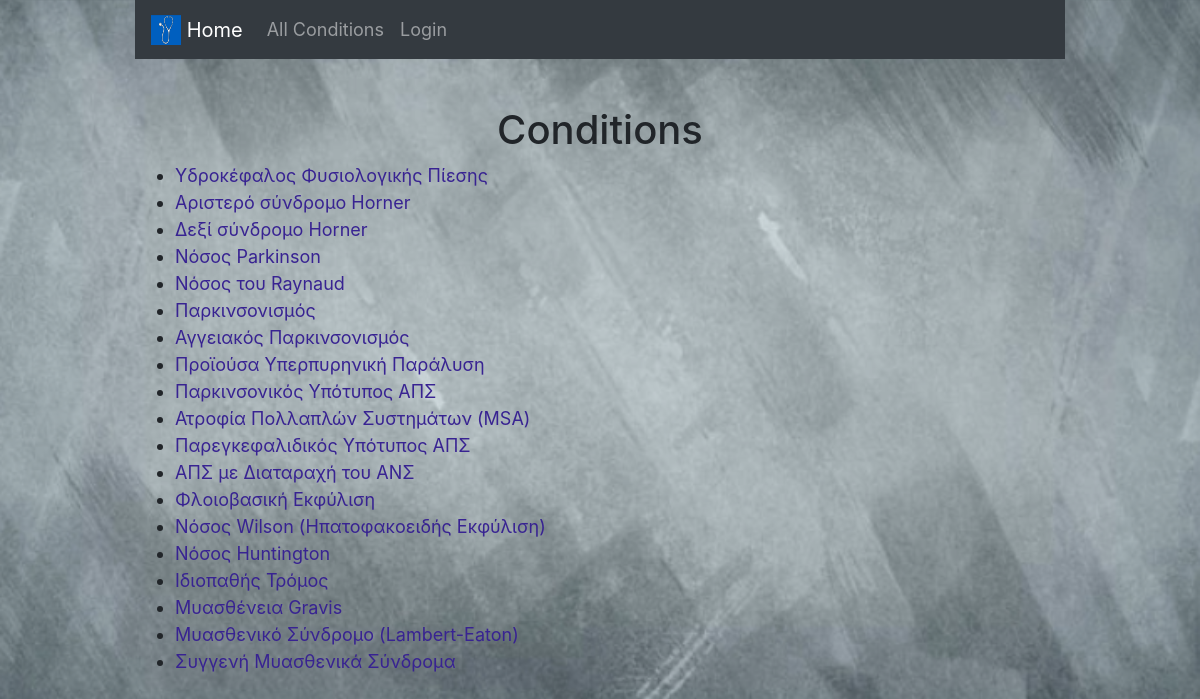
Before: /allConditions/ with the older database file.
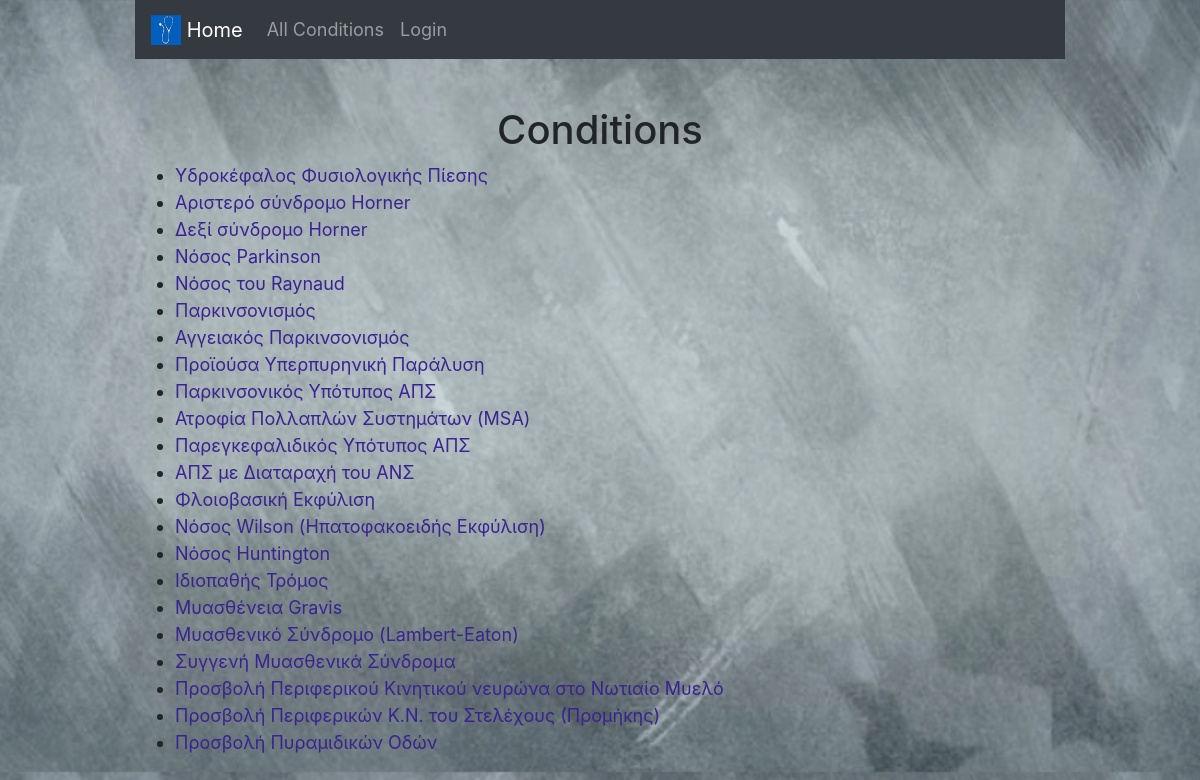
After: the same page with the newer database file.
### checker/models.py (models this page shows)
class Condition(models.Model):
    name = models.CharField(max_length=100)
    main = models.ManyToManyField(Symptom, blank=False, related_name="mainSymptom")
    secondary = models.ManyToManyField(Symptom, blank=True, related_name="secondarySymptom")
    type = models.CharField(max_length=10, choices=TYPE_OPTIONS, default="AND")
    extra = models.CharField(max_length=64, blank=True)
    def __str__(self):
        return f"{self.name}"

### checker/views.py (the view)
# urls.py: path("allConditions/", views.allConditions, name="allConditions")
def allConditions(request):
    return render(request, "checker/index.html", {
        "conditions":Condition.objects.all()
    })

### checker/templates/checker/index.html (shortened to what this page needs)
{% extends 'checker/layout.html' %} {% load static %} {%block body%}
<div class="container">
  <nav class="navbar navbar-expand-lg navbar-dark bg-dark">
    <a class="navbar-brand" href="{%url 'form'%}">
      <img src="{% static "checker/media/logo.png" %}" width="30" height="30"
      class="d-inline-block align-top" alt="logo"> Home
    </a>
    <div class="collapse navbar-collapse" id="navbarText">
      <ul class="navbar-nav mr-auto">
        <li class="nav-item">
          <a class="nav-link" href="{%url 'allConditions'%}">All Conditions</a>
        </li>
        <li class="nav-item">
          <a class="nav-link" href="#">Login</a>
        </li>
      </ul>
    </div>
  </nav>
  <h1>Conditions</h1>
  <ul>
    {%for condition in conditions%}
    <li><a href={%url 'details' condition.id%}>{{condition}}</a></li>
    {% endfor %}
  </ul>
</div>
{%endblock%}

### checker/templates/checker/layout.html (shortened to what this page needs)
{% load static %}
<!DOCTYPE html>
<html lang="en">
  <head>
    <link
      rel="stylesheet"
      href="https://stackpath.bootstrapcdn.com/bootstrap/4.3.1/css/bootstrap.min.css"
    />
    <link href="{% static 'checker/styles.css' %}" rel="stylesheet" />
  </head>
  <body>
    {%block body%} {% endblock %}
  </body>
</html>

### checker/static/checker/styles.css (style rules this page uses)
body { font-size: 18px; background-image: url("/static/checker/media/bg.png"); background-size: cover; }
h1 { margin-top: 5%; text-align: center; }
a { color: rgb(56, 35, 146); }
.container { width: 80%; margin: auto; }

Changed rows visible on the page:
added Condition: name "Προσβολή Περιφερικού Κινητικού νευρώνα στο Νωτιαίο Μυελό"
added Condition: name "Προσβολή Περιφερικών Κ.Ν. του Στελέχους (Προμήκης)"
added Condition: name "Προσβολή Πυραμιδικών Οδών"
